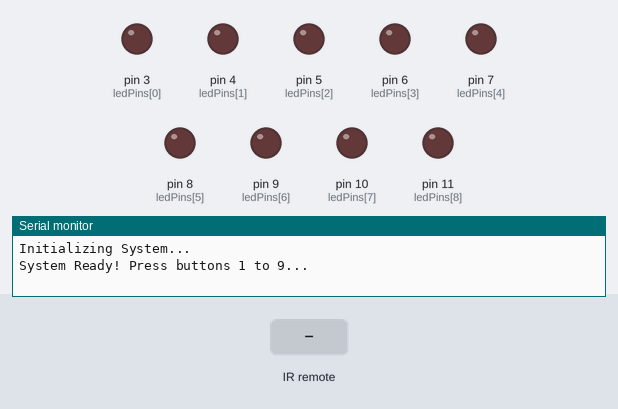
Bench run of a sketch on a simulated Arduino Uno, built with avr-gcc and run on an emulated ATmega328P. Parts: output pins drawn as LEDs (lit = HIGH), the last lines printed to the serial monitor. Inputs (shaded band) come from the test bench.

Above: at 1.2 s.
1.3 s: infrared code 0x30 received
At 1.8 s:
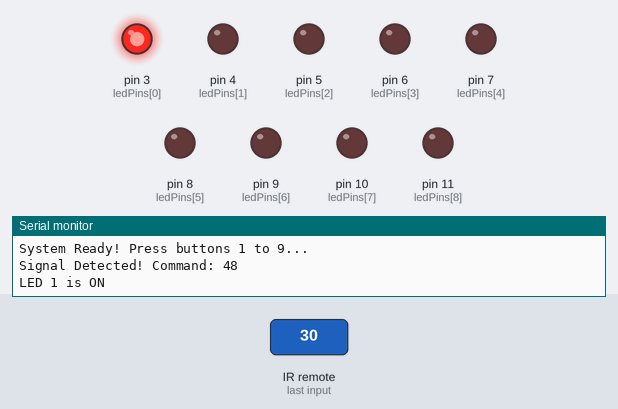
2.8 s: infrared code 0x18 received
At 4.0 s:
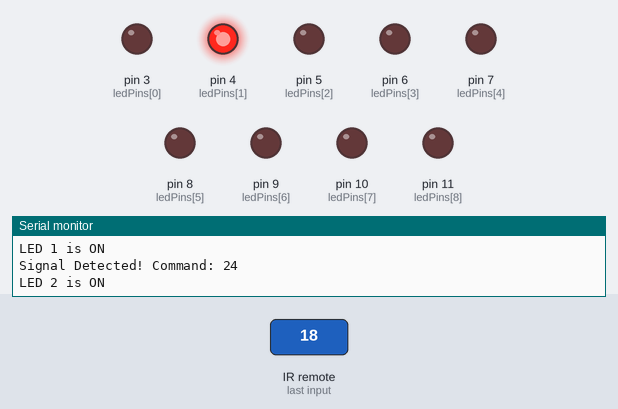
4.3 s: infrared code 0x7A received
At 5.3 s:
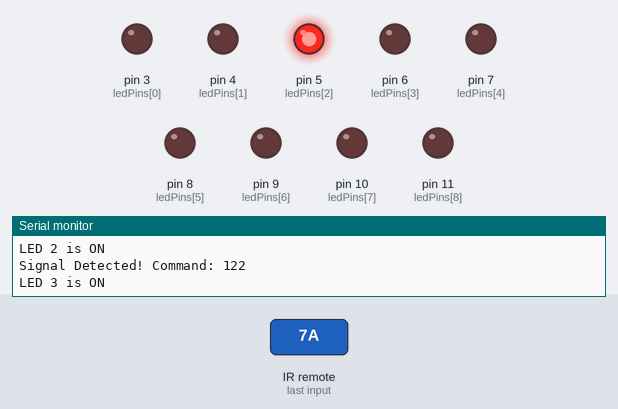
5.8 s: infrared code 0x10 received
At 6.4 s:
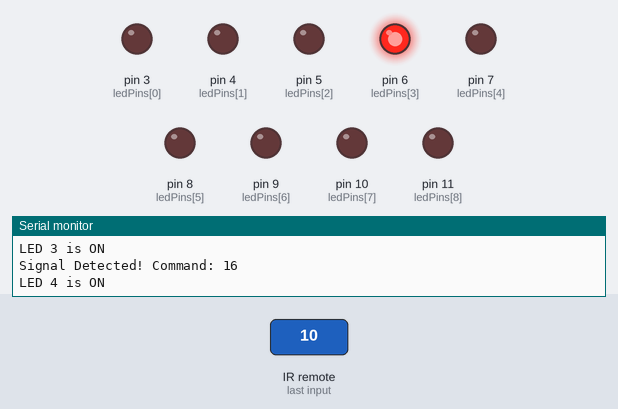
7.3 s: infrared code 0x38 received
At 7.6 s:
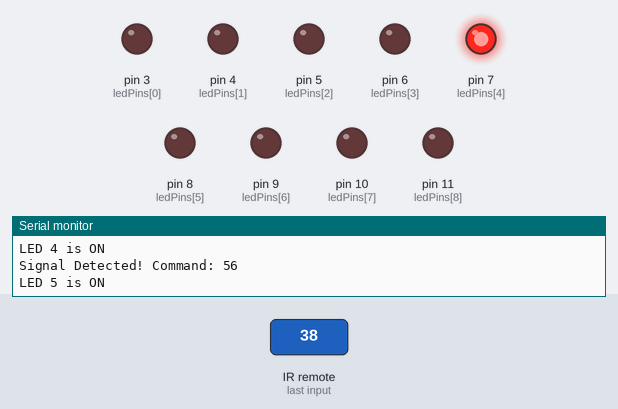
8.8 s: infrared code 0x5A received
At 9.9 s:
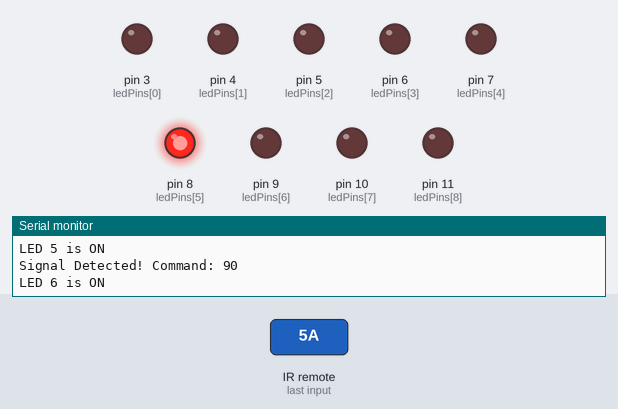
Timing chart, 0 to 11.3 s (numbered marks = the images above; inputs shaded):
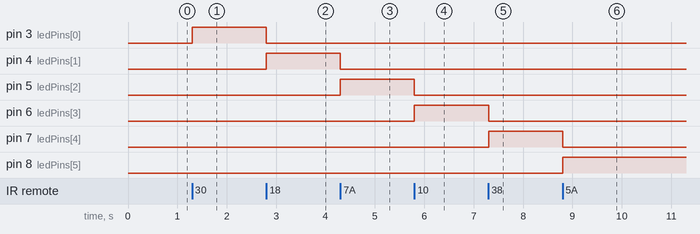

The sketch:

sketch.ino
```cpp
#define DECODE_NEC
#include <IRremote.h>

const int irPin = 2;
const int ledPins[] = {3, 4, 5, 6, 7, 8, 9, 10, 11};
const int numLeds = 9;

void setup() {
  Serial.begin(9600);
  Serial.println("Initializing System...");

  for (int i = 0; i < numLeds; i++) {
    pinMode(ledPins[i], OUTPUT);
    digitalWrite(ledPins[i], LOW);
  }

  IrReceiver.begin(irPin, DISABLE_LED_FEEDBACK);
  Serial.println("System Ready! Press buttons 1 to 9...");
}

void activateOnlyOneLed(int targetPin) {
  for (int i = 0; i < numLeds; i++) {
    if (ledPins[i] == targetPin) {
      digitalWrite(ledPins[i], HIGH);
    } else {
      digitalWrite(ledPins[i], LOW);
    }
  }
}

void loop() {
  if (IrReceiver.decode()) {
    unsigned long command = IrReceiver.decodedIRData.command;
    IrReceiver.resume();

    Serial.print("Signal Detected! Command: ");
    Serial.println(command);

    switch (command) {
      case 48:
        activateOnlyOneLed(3);
        Serial.println("LED 1 is ON");
        break;
      case 24:
        activateOnlyOneLed(4);
        Serial.println("LED 2 is ON");
        break;
      case 122:
        activateOnlyOneLed(5);
        Serial.println("LED 3 is ON");
        break;
      case 16:
        activateOnlyOneLed(6);
        Serial.println("LED 4 is ON");
        break;
      case 56:
        activateOnlyOneLed(7);
        Serial.println("LED 5 is ON");
        break;
      case 90:
        activateOnlyOneLed(8);
        Serial.println("LED 6 is ON");
        break;
      case 66:
        activateOnlyOneLed(9);
        Serial.println("LED 7 is ON");
        break;
      case 74:
        activateOnlyOneLed(10);
        Serial.println("LED 8 is ON");
        break;
      case 82:
        activateOnlyOneLed(11);
        Serial.println("LED 9 is ON");
        break;
      case 162:
        activateOnlyOneLed(0);
        Serial.println("ALL LEDs OFF");
        break;
    }
  }
}
```

Measured:
- after the input at 1.3 s, pin 3 (ledPins[0]): LOW → HIGH at once
- after the input at 2.8 s, pin 3 (ledPins[0]): HIGH → LOW at once; pin 4 (ledPins[1]): LOW → HIGH at once
- after the input at 4.3 s, pin 4 (ledPins[1]): HIGH → LOW at once; pin 5 (ledPins[2]): LOW → HIGH at once
- after the input at 5.8 s, pin 5 (ledPins[2]): HIGH → LOW at once; pin 6 (ledPins[3]): LOW → HIGH at once
- after the input at 7.3 s, pin 6 (ledPins[3]): HIGH → LOW at once; pin 7 (ledPins[4]): LOW → HIGH at once
- after the input at 8.8 s, pin 7 (ledPins[4]): HIGH → LOW at once; pin 8 (ledPins[5]): LOW → HIGH at once
